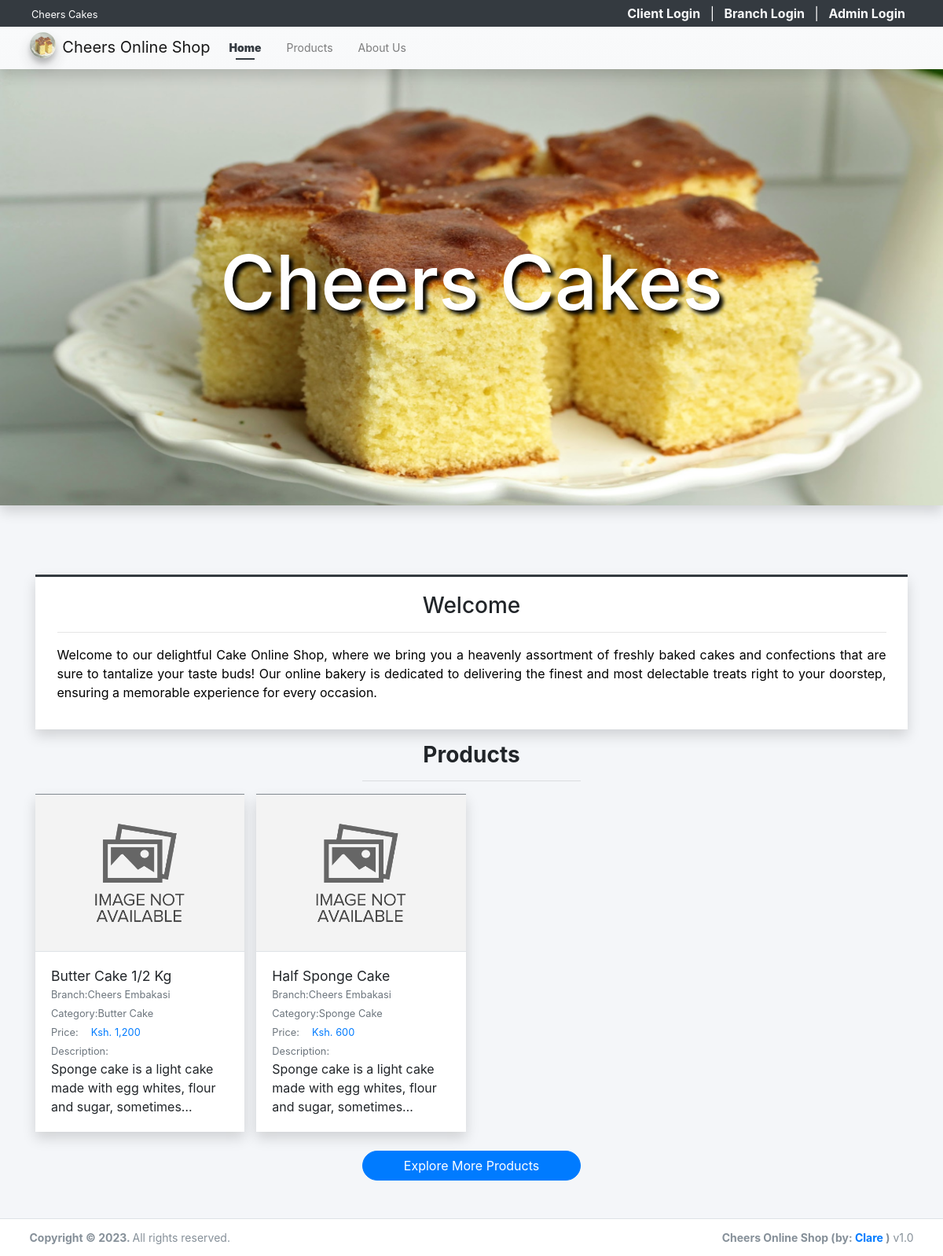
The page / on the database its author committed.
### tables this page shows
CREATE TABLE `product_list` (
  `id` int(30) NOT NULL,
  `vendor_id` int(30) DEFAULT NULL,
  `category_id` int(30) DEFAULT NULL,
  `name` text NOT NULL,
  `description` text NOT NULL,
  `price` double NOT NULL DEFAULT 0,
  `image_path` text DEFAULT NULL,
  `status` tinyint(1) NOT NULL DEFAULT 1,
  `delete_flag` tinyint(1) NOT NULL DEFAULT 0,
  `date_created` datetime NOT NULL DEFAULT current_timestamp(),
  `date_updated` datetime DEFAULT NULL ON UPDATE current_timestamp()
);

CREATE TABLE `vendor_list` (
  `id` int(30) NOT NULL,
  `code` varchar(100) NOT NULL,
  `shop_type_id` int(30) NOT NULL,
  `shop_name` text NOT NULL,
  `shop_owner` text NOT NULL,
  `contact` text NOT NULL,
  `username` text NOT NULL,
  `password` text NOT NULL,
  `avatar` text DEFAULT NULL,
  `status` tinyint(1) NOT NULL DEFAULT 1,
  `delete_flag` tinyint(1) NOT NULL DEFAULT 0,
  `date_created` datetime NOT NULL DEFAULT current_timestamp(),
  `date_updated` datetime DEFAULT NULL ON UPDATE current_timestamp()
);

CREATE TABLE `category_list` (
  `id` int(30) NOT NULL,
  `vendor_id` int(30) NOT NULL,
  `name` text NOT NULL,
  `description` text NOT NULL,
  `status` tinyint(1) NOT NULL DEFAULT 1,
  `delete_flag` tinyint(1) NOT NULL DEFAULT 0,
  `date_created` datetime NOT NULL DEFAULT current_timestamp(),
  `date_updated` datetime DEFAULT NULL ON UPDATE current_timestamp()
);

### config.php (called while the page is built, shortened)
<?php
function validate_image($file){
    $file = explode("?",$file)[0];
	if(!empty($file)){
		if(is_file(base_app.$file)){
			return base_url.$file;
		}else{
			return base_url.'dist/img/no-image-available.png';
		}
	}else{
		return base_url.'dist/img/no-image-available.png';
	}
}
function format_num($number = 0, $max_decimal = ''){
    if(is_numeric($number)){
        $ex = explode('.',$number);
        $dec = isset($ex[1]) ? strlen($ex[1]) : 0;
        if(empty($max_decimal) || (is_numeric($max_decimal) && $max_decimal >= $dec)){
            return number_format($number,$dec);
        }else{
            if(is_numeric($max_decimal))
                return number_format($number,$max_decimal);
            else
                return "Invalid Maximum Decimal";
        }
    }else{
        return "Invalid Number";
    }
}
?>

### home.php (the view, shortened to what this page needs)
<div class="col-lg-12 py-5">
    <div class="contain-fluid">
        <div class="card card-outline card-dark shadow rounded-0">
            <div class="card-body rounded-0">
                <div class="container-fluid">
                    <h3 class="text-center">Welcome</h3>
                    <hr>
                    <div class="welcome-content">
                    </div>
                </div>
            </div>
        </div>
        <h3 class="text-center"><b>Products</b></h3>
        <center><hr class="w-25"></center>
        <div class="row" id="product_list">
            <?php
            $products = $conn->query("SELECT p.*, v.shop_name as vendor, c.name as `category` FROM `product_list` p inner join vendor_list v on p.vendor_id = v.id inner join category_list c on p.category_id = c.id where p.delete_flag = 0 and p.`status` =1 order by RAND() limit 4");
            while($row = $products->fetch_assoc()):
            ?>
            <div class="col-lg-3 col-md-6 col-sm-12 product-item">
                <a href="./?page=products/view_product&id=<?= $row['id'] ?>" class="card shadow rounded-0 text-reset text-decoration-none">
                <div class="product-img-holder position-relative">
                    <img src="<?= validate_image($row['image_path']) ?>" alt="Product-image" class="img-top product-img bg-gradient-gray">
                </div>
                    <div class="card-body border-top border-gray">
                        <h5 class="card-title text-truncate w-100"><?= $row['name'] ?></h5>
                        <div class="d-flex w-100">
                            <div class="col-auto px-0"><small class="text-muted">Branch: </small></div>
                            <div class="col-auto px-0 flex-shrink-1 flex-grow-1"><p class="text-truncate m-0"><small class="text-muted"><?= $row['vendor'] ?></small></p></div>
                        </div>
                        <div class="d-flex">
                            <div class="col-auto px-0"><small class="text-muted">Category: </small></div>
                            <div class="col-auto px-0 flex-shrink-1 flex-grow-1"><p class="text-truncate m-0"><small class="text-muted"><?= $row['category'] ?></small></p></div>
                        </div>
                        <div class="d-flex">
                            <div class="col-auto px-0"><small class="text-muted">Price: </small></div>
                            <div class="col-auto px-0 flex-shrink-1 flex-grow-1"><p class="m-0 pl-3"><small class="text-primary">Ksh. <?= format_num($row['price']) ?></small></p></div>
                        </div>
                            <div class="col-auto px-0"><small class="text-muted">Description: </small></div>
                        <p class="card-text truncate-3 w-100"><?= strip_tags(html_entity_decode($row['description'])) ?></p>
                    </div>
                </a>
            </div>
            <?php endwhile; ?>
        </div>
        <div class="text-center">
            <a href="./?page=products" class="btn btn-large btn-primary rounded-pill col-lg-3 col-md-5 col-sm-12">Explore More Products</a>
        </div>
    </div>
</div>

### rows shown on the page
product_list: name "Butter Cake 1/2 Kg", vendor.shop_name "Cheers Embakasi", category.name "Butter Cake", price "1,200", description "Sponge cake is a light cake made with egg whites, flour and sugar,…"
product_list: name "Half Sponge Cake", vendor.shop_name "Cheers Embakasi", category.name "Sponge Cake", price "600", description "Sponge cake is a light cake made with egg whites, flour and sugar,…"

### other values the page prints
$_settings->info('name') "Cheers Cakes"
$_settings->info('short_name') "Cheers Online Shop"
